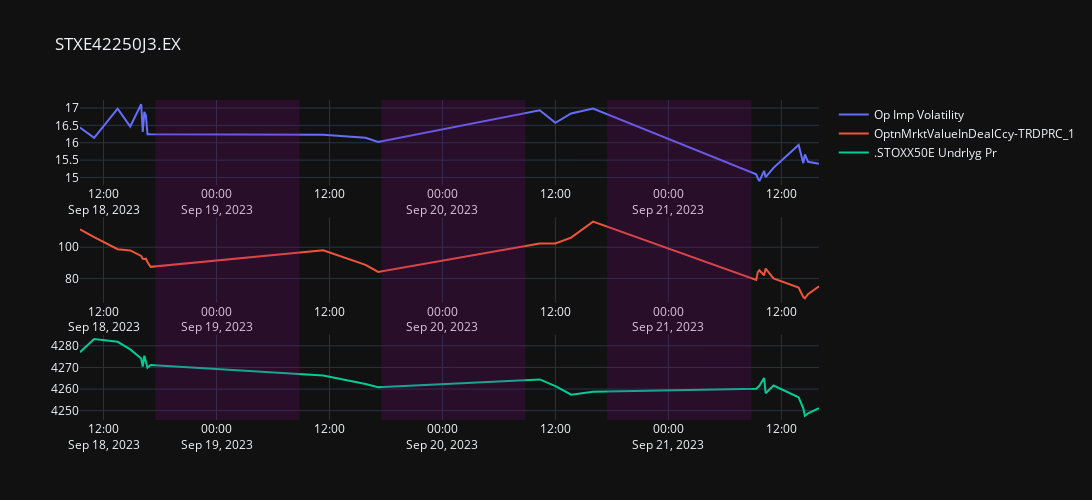

Write notebook code for a chart like this one.
### Markdown cell above
##### Sack of 3 Graphs
This representation will allow us to see several graphs at different scales stacked above one another. This way, we can see if the change in Implied Volatility is caused by a movement in the underlying or the Option price itself:

### Code cell
display(closest_atm_optn)

fig = subplots.make_subplots(rows=3, cols=1)

fig.add_trace(go.Scatter(
    x=IPADfGraph.index, y=IPADfGraph.ImpliedVolatility,
    name='Op Imp Volatility'), row=1, col=1)
fig.add_trace(go.Scatter(
    y=IPADfGraph[f"OptnMrktValueInDealCcy-{__optn_mrkt_price_gmt.columns[0]}"],
    x=IPADfGraph.index,
    name=f"OptnMrktValueInDealCcy-{__optn_mrkt_price_gmt.columns[0]}"), row=2, col=1)
fig.add_trace(go.Scatter(
    x=IPADfGraph.index, y=IPADf.UnderlyingPrice,
    name=underlying + ' Undrlyg Pr'), row=3, col=1)


fig.update(layout_xaxis_rangeslider_visible=False)
fig.update_layout(title=IPADfGraph.columns.name)

fig.update_layout(
    template='plotly_dark',
    autosize=False,
    width=1300,
    height=500,
    shapes = [ # Adding purple area on out of trading hours
        {'type': "rect", 'xref': 'x', 'yref': 'paper',
        'fillcolor': 'purple', 'opacity': 0.2,
        "line": {"color": "purple", "width": 0},
        'x0': i[0], 'y0': 0,
        'x1': i[1], 'y1': 1}
        for i in Get_ooth(df=IPADfGraph, tz=None)])

fig.show()

### Figure 1 — Plotly figure (JSON) as saved in the notebook; plotly's stock layout.template omitted (floating-point values rounded to 4 significant figures; data arrays with more than 128 entries replaced by an {"elided": "..."} marker saying what was removed)
{"data": [{"name": "Op Imp Volatility", "type": "scatter", "x": ["2023-09-18T09:30:00+02:00", "2023-09-18T11:00:00+02:00", "2023-09-18T13:30:00+02:00", "2023-09-18T14:50:00+02:00", "2023-09-18T16:00:00+02:00", "2023-09-18T16:10:00+02:00", "2023-09-18T16:20:00+02:00", "2023-09-18T16:30:00+02:00", "2023-09-18T16:40:00+02:00", "2023-09-18T17:00:00+02:00", "2023-09-19T11:20:00+02:00", "2023-09-19T15:50:00+02:00", "2023-09-19T17:10:00+02:00", "2023-09-20T10:20:00+02:00", "2023-09-20T12:00:00+02:00", "2023-09-20T13:40:00+02:00", "2023-09-20T16:00:00+02:00", "2023-09-21T09:20:00+02:00", "2023-09-21T09:30:00+02:00", "2023-09-21T09:40:00+02:00", "2023-09-21T10:10:00+02:00", "2023-09-21T10:20:00+02:00", "2023-09-21T11:10:00+02:00", "2023-09-21T13:50:00+02:00", "2023-09-21T14:20:00+02:00", "2023-09-21T14:30:00+02:00", "2023-09-21T14:50:00+02:00", "2023-09-21T16:00:00+02:00"], "xaxis": "x", "y": [16.44, 16.14, 16.98, 16.47, 17.11, 16.31, 16.89, 16.78, 16.24, 16.24, 16.23, 16.14, 16.02, 16.94, 16.58, 16.84, 16.98, 15.09, 14.97, 14.9, 15.19, 15.01, 15.28, 15.94, 15.41, 15.66, 15.45, 15.4], "yaxis": "y"}, {"name": "OptnMrktValueInDealCcy-TRDPRC_1", "type": "scatter", "x": ["2023-09-18T09:30:00+02:00", "2023-09-18T11:00:00+02:00", "2023-09-18T13:30:00+02:00", "2023-09-18T14:50:00+02:00", "2023-09-18T16:00:00+02:00", "2023-09-18T16:10:00+02:00", "2023-09-18T16:20:00+02:00", "2023-09-18T16:30:00+02:00", "2023-09-18T16:40:00+02:00", "2023-09-18T17:00:00+02:00", "2023-09-19T11:20:00+02:00", "2023-09-19T15:50:00+02:00", "2023-09-19T17:10:00+02:00", "2023-09-20T10:20:00+02:00", "2023-09-20T12:00:00+02:00", "2023-09-20T13:40:00+02:00", "2023-09-20T16:00:00+02:00", "2023-09-21T09:20:00+02:00", "2023-09-21T09:30:00+02:00", "2023-09-21T09:40:00+02:00", "2023-09-21T10:10:00+02:00", "2023-09-21T10:20:00+02:00", "2023-09-21T11:10:00+02:00", "2023-09-21T13:50:00+02:00", "2023-09-21T14:20:00+02:00", "2023-09-21T14:30:00+02:00", "2023-09-21T14:50:00+02:00", "2023-09-21T16:00:00+02:00"], "xaxis": "x2", "y": [111.5, 106.4, 98.7, 97.9, 94.4, 92.5, 92.4, 92.6, 90.5, 87.4, 98, 88.7, 84.2, 102.4, 102.4, 106.1, 116.4, 79, 84, 85.2, 82, 86.3, 80, 74.1, 68, 67.2, 69.9, 75], "yaxis": "y2"}, {"name": ".STOXX50E Undrlyg Pr", "type": "scatter", "x": ["2023-09-18T09:30:00+02:00", "2023-09-18T11:00:00+02:00", "2023-09-18T13:30:00+02:00", "2023-09-18T14:50:00+02:00", "2023-09-18T16:00:00+02:00", "2023-09-18T16:10:00+02:00", "2023-09-18T16:20:00+02:00", "2023-09-18T16:30:00+02:00", "2023-09-18T16:40:00+02:00", "2023-09-18T17:00:00+02:00", "2023-09-19T11:20:00+02:00", "2023-09-19T15:50:00+02:00", "2023-09-19T17:10:00+02:00", "2023-09-20T10:20:00+02:00", "2023-09-20T12:00:00+02:00", "2023-09-20T13:40:00+02:00", "2023-09-20T16:00:00+02:00", "2023-09-21T09:20:00+02:00", "2023-09-21T09:30:00+02:00", "2023-09-21T09:40:00+02:00", "2023-09-21T10:10:00+02:00", "2023-09-21T10:20:00+02:00", "2023-09-21T11:10:00+02:00", "2023-09-21T13:50:00+02:00", "2023-09-21T14:20:00+02:00", "2023-09-21T14:30:00+02:00", "2023-09-21T14:50:00+02:00", "2023-09-21T16:00:00+02:00"], "xaxis": "x3", "y": {"elided": "199 float values"}, "yaxis": "y3"}], "layout": {"autosize": false, "height": 500, "shapes": [{"fillcolor": "purple", "line": {"color": "purple", "width": 0}, "opacity": 0.2, "type": "rect", "x0": "2023-09-18T17:30:00", "x1": "2023-09-18T23:59:59", "xref": "x", "y0": 0, "y1": 1, "yref": "paper"}, {"fillcolor": "purple", "line": {"color": "purple", "width": 0}, "opacity": 0.2, "type": "rect", "x0": "2023-09-19T00:00:01", "x1": "2023-09-19T08:50:00", "xref": "x", "y0": 0, "y1": 1, "yref": "paper"}, {"fillcolor": "purple", "line": {"color": "purple", "width": 0}, "opacity": 0.2, "type": "rect", "x0": "2023-09-19T17:30:00", "x1": "2023-09-19T23:59:59", "xref": "x", "y0": 0, "y1": 1, "yref": "paper"}, {"fillcolor": "purple", "line": {"color": "purple", "width": 0}, "opacity": 0.2, "type": "rect", "x0": "2023-09-20T00:00:01", "x1": "2023-09-20T08:50:00", "xref": "x", "y0": 0, "y1": 1, "yref": "paper"}, {"fillcolor": "purple", "line": {"color": "purple", "width": 0}, "opacity": 0.2, "type": "rect", "x0": "2023-09-20T17:30:00", "x1": "2023-09-20T23:59:59", "xref": "x", "y0": 0, "y1": 1, "yref": "paper"}, {"fillcolor": "purple", "line": {"color": "purple", "width": 0}, "opacity": 0.2, "type": "rect", "x0": "2023-09-21T00:00:01", "x1": "2023-09-21T08:50:00", "xref": "x", "y0": 0, "y1": 1, "yref": "paper"}], "title": {"text": "STXE42250J3.EX"}, "width": 1300, "xaxis": {"anchor": "y", "domain": [0, 1], "rangeslider": {"visible": false}}, "xaxis2": {"anchor": "y2", "domain": [0, 1]}, "xaxis3": {"anchor": "y3", "domain": [0, 1]}, "yaxis": {"anchor": "x", "domain": [0.7333, 1]}, "yaxis2": {"anchor": "x2", "domain": [0.3667, 0.6333]}, "yaxis3": {"anchor": "x3", "domain": [0, 0.2667]}}}
